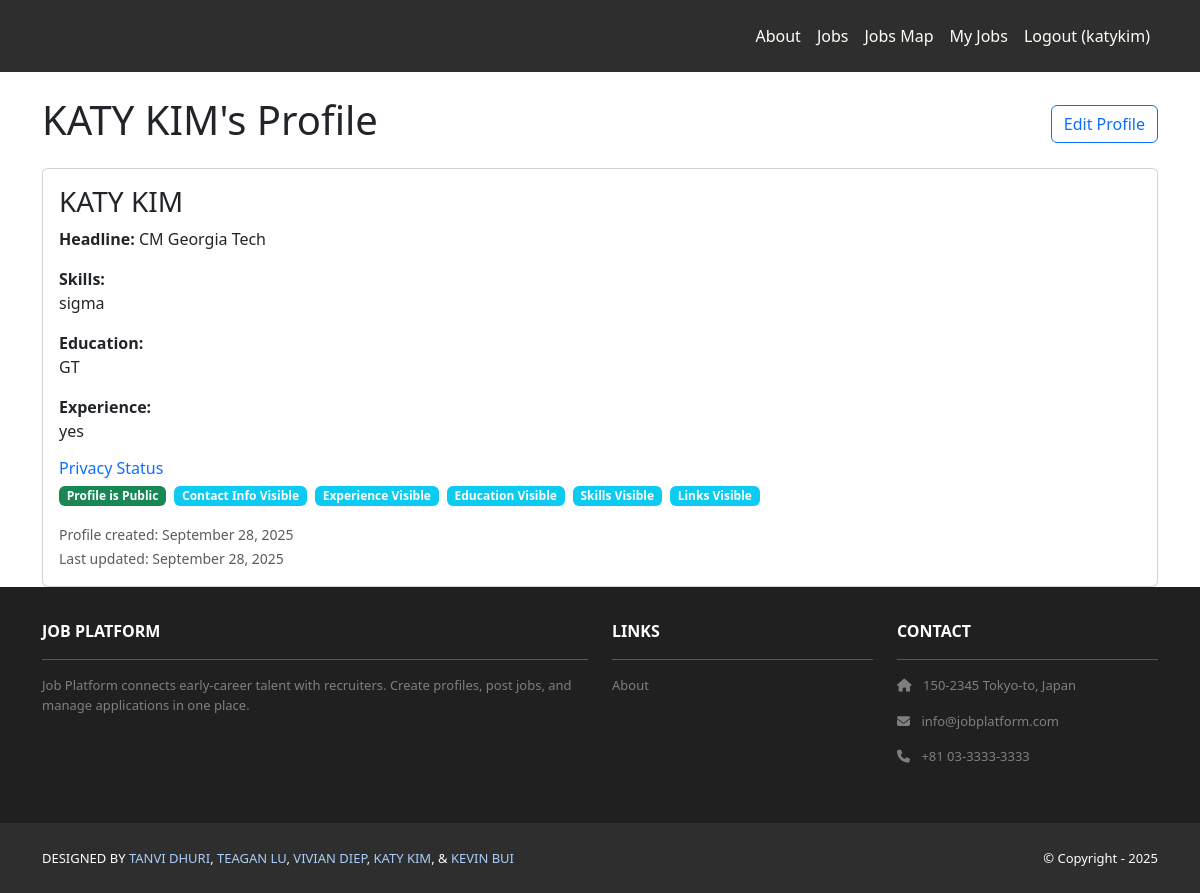
The app's page /profiles/view (signed in) with its own data.
### profiles/models.py (models this page shows, shortened)
class Profile(models.Model):
	user = models.OneToOneField(settings.AUTH_USER_MODEL, on_delete=models.CASCADE, related_name='profile')
	name = models.CharField(max_length=150)
	headline = models.CharField(max_length=150, blank=True)
	skills = models.TextField(blank=True)
	education = models.TextField(blank=True)
	experience = models.TextField(blank=True)
	links = models.TextField(blank=True, help_text='Any links (one per line)')
	is_public = models.BooleanField(default=True, help_text='Make your profile visible to recruiters')
	show_contact_info = models.BooleanField(default=True, help_text='Show contact information to recruiters')
	show_experience = models.BooleanField(default=True, help_text='Show work experience to recruiters')
	show_education = models.BooleanField(default=True, help_text='Show education to recruiters')
	show_skills = models.BooleanField(default=True, help_text='Show skills to recruiters')
	show_links = models.BooleanField(default=True, help_text='Show links to recruiters')
	created_at = models.DateTimeField(auto_now_add=True)
	updated_at = models.DateTimeField(auto_now=True)

### profiles/views.py (the view)
# urls.py: path('view', views.detail, name='profiles.detail'),
@login_required
def detail(request):
    try:
        profile = request.user.profile
    except AttributeError:
        messages.info(request, 'Please create your profile first.')
        return redirect(PROFILE_CREATE_URL)
    template_data = {'title': f"{profile.name}'s Profile", 'profile': profile}
    return render(request, 'profiles/detail.html', {'template_data': template_data})

### accounts/templatetags/account_tags.py (called while the page is built)
@register.filter(name='has_group')
def has_group(user, group_name: str) -> bool:
    if not getattr(user, 'is_authenticated', False):
        return False
    return user.groups.filter(name=group_name).exists() or getattr(user, 'is_superuser', False)

### profiles/templates/profiles/detail.html (shortened to what this page needs)
{% extends 'base.html' %}
{% block content %}
<div class="container mt-4">
  <div class="d-flex justify-content-between align-items-center mb-3">
    <h1>{{ template_data.title }}</h1>
    <a href="{% url 'profiles:profiles.edit' %}" class="btn btn-outline-primary">Edit Profile</a>
  </div>
  <div class="card mt-3">
    <div class="card-body">
      <h3>{{ template_data.profile.name }}</h3>
      {% if template_data.profile.headline %}
        <p><strong>Headline:</strong> {{ template_data.profile.headline }}</p>
      {% endif %}
      {% if template_data.profile.skills %}
        <p><strong>Skills:</strong><br/>{{ template_data.profile.skills|linebreaksbr }}</p>
      {% endif %}
      {% if template_data.profile.education %}
        <p><strong>Education:</strong><br/>{{ template_data.profile.education|linebreaksbr }}</p>
      {% endif %}
      {% if template_data.profile.experience %}
        <p><strong>Experience:</strong><br/>{{ template_data.profile.experience|linebreaksbr }}</p>
      {% endif %}
      <div class="mt-3">
        <h6 class="text-primary">Privacy Status</h6>
        <div class="d-flex flex-wrap gap-2">
          {% if template_data.profile.is_public %}
            <span class="badge bg-success">Profile is Public</span>
          {% else %}
            <span class="badge bg-warning">Profile is Private</span>
          {% endif %}
          {% if template_data.profile.show_contact_info %}
            <span class="badge bg-info">Contact Info Visible</span>
          {% endif %}
          {% if template_data.profile.show_experience %}
            <span class="badge bg-info">Experience Visible</span>
          {% endif %}
          {% if template_data.profile.show_education %}
            <span class="badge bg-info">Education Visible</span>
          {% endif %}
          {% if template_data.profile.show_skills %}
            <span class="badge bg-info">Skills Visible</span>
          {% endif %}
          {% if template_data.profile.show_links %}
            <span class="badge bg-info">Links Visible</span>
          {% endif %}
        </div>
      </div>
      <div class="mt-3 text-muted">
        <small>Profile created: {{ template_data.profile.created_at|date:"F d, Y" }}</small>
        {% if template_data.profile.updated_at != template_data.profile.created_at %}
          <br><small>Last updated: {{ template_data.profile.updated_at|date:"F d, Y" }}</small>
        {% endif %}
      </div>
    </div>
  </div>
</div>
{% endblock content %}

### jobsearchplatform/templates/base.html (shortened to what this page needs)
<!DOCTYPE html>
<html>
    {% load static %}
  {% load account_tags %}
    <head>
        <link href = "https://cdn.jsdelivr.net/npm/bootstrap@5.3.3/dist/css/bootstrap.min.css" rel="stylesheet">
        <link rel= "stylesheet" href="https://cdnjs.cloudflare.com/ajax/libs/font-awesome/6.1.1/css/all.min.css">
        <link rel="stylesheet" type="text/css" href="{% static 'css/style.css' %}">
    </head>
    <body>
        <nav class="p-3 navbar navbar-dark bg-dark
        navbar-expand-lg">
     <div class="container">
       <div class="collapse navbar-collapse"
            id="navbarNavAltMarkup">
         <div class="navbar-nav ms-auto navbar-ml">
           <a class="nav-link" href="{% url 'home.about' %}">About</a>
           {% if user.is_authenticated %}
             <a class="nav-link" href="{% url 'jobs:public_list' %}">Jobs</a>
             <a class="nav-link" href="{% url 'jobs:job_map' %}">Jobs Map</a>
             {% load account_tags %}
             {% if user|has_group:'recruiter' %}
               <a class="nav-link" href="{% url 'jobs:my_list' %}">My Jobs</a>
             {% endif %}
             <a class="nav-link" href="{% url 'accounts:logout' %}">Logout ({{ user.username }})</a>
           {% else %}
             <a class="nav-link" href="{% url 'accounts:login' %}">Login</a>
             <a class="nav-link" href="{% url 'accounts:signup' %}">Sign Up</a>
           {% endif %}
         </div>
       </div>
     </div>
   </nav>
        <div>
            {% block content %}
            {% endblock content %}
        </div>
        <section class="p-3 ms-footer d-none d-md-block">
            <div class="container">
              <div class="row mt-3 text-white">
                <div class="col-md-6 col-lg-6 col-xl-6
                     mx-auto mb-4">
                  <b>JOB PLATFORM</b>
                  <hr />
                  <p>
                    Job Platform connects early‑career talent with recruiters.
                    Create profiles, post jobs, and manage applications in one place.
                  </p>
                </div>
                <div class="col-md-3 col-lg-3 col-xl-3
                     mx-auto mb-4">
                  <b>LINKS</b>
                  <hr />
                  <p><a class="nav-link"
                    href="{% url 'home.about' %}">
                    About
                  </a></p>
                </div>
                <div class="col-md-3 col-lg-3 col-xl-3 mx-auto
                     mb-4">
                  <b>CONTACT</b>
                  <hr />
                  <p><i class="fas fa-home me-2"></i>
                    150-2345 Tokyo-to, Japan
                  </p>
                  <p><i class="fas fa-envelope me-2"></i>
                    info@jobplatform.com
                  </p>
                  <p><i class="fas fa-phone me-2"></i>
                    +81 03-3333-3333
                  </p>
                </div>
              </div>
            </div>
          </section>
          <section class="p-3 ms-footer-bottom bg-dark">
            <div class="container d-flex
                 justify-content-between">
              <div class="me-5 text-white">
                <span>DESIGNED BY
                  <a href="https://www.x.com/danielgarax"
                  target="_blank">TANVI DHURI</a>,
                  <a href="https://www.x.com/greglim81"
                  target="_blank">TEAGAN LU</a>,
                  <a href="https://www.x.com/danielgarax"
                  target="_blank">VIVIAN DIEP</a>,
                  <a href="https://www.x.com/greglim81"
                  target="_blank">KATY KIM</a>, &
                  <a href="https://www.x.com/greglim81"
                  target="_blank">KEVIN BUI</a>
                </span>
              </div>
              <div class="text-white">
                <span>© Copyright - 2025</span>
              </div>
            </div>
          </section>
    </body>
</html>

### jobsearchplatform/static/css/style.css (style rules this page uses)
.navbar a.nav-link { color: #FFFEF6 !important; }
.navbar .navbar-nav { align-items: center; display: flex; }
.bg-dark { background-color: #2E2E2E !important; }
.ms-footer { background-color: #202020; }
.ms-footer p { color: #7F7F7F; font-size: 13px; }
.ms-footer-bottom span { font-size: 13px; line-height: 38px; }
.ms-footer-bottom a { color: rgb(172, 206, 250); text-decoration: none; }

### records on screen
Profile: profile.name "KATY KIM", profile.headline "CM Georgia Tech", profile.skills "sigma", profile.education "GT", profile.experience "yes", profile.created_at "September 28, 2025", profile.updated_at "September 28, 2025"

### other values on screen
{{ user.username }} "katykim"
{{ template_data.title }} "KATY KIM's Profile"
